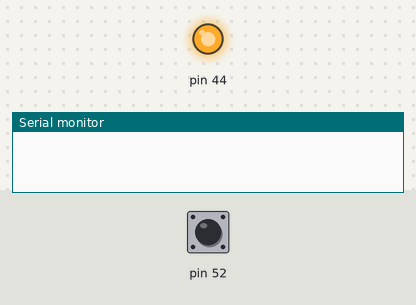
A sketch run on a simulated Arduino Mega 2560, built with avr-gcc and run on an emulated ATmega2560. Shown: output pins drawn as LEDs (lit = HIGH), the last lines printed to the serial monitor. The inputs (shaded band) are chosen by the test bench; at power-on: pin 52 HIGH.

Above: at 1.2 s.
1.3 s: pin 52 pulled LOW for 0.15 s
At 1.4 s:
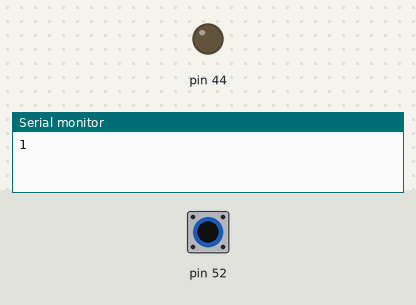
3.0 s: pin 52 pulled LOW for 3.2 s
At 7.2 s:
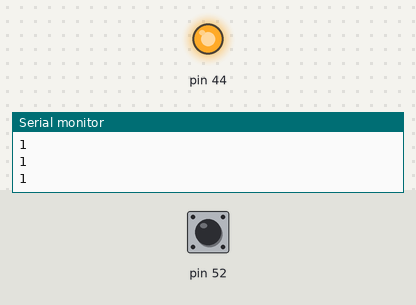
Timing chart, 0 to 8.7 s (numbered marks = the images above; inputs shaded):
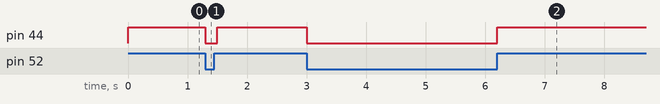

The sketch:

Solenoide.ino
```cpp
void setup() {
  Serial.begin(9600);
  // put your setup code here, to run once:
  pinMode(44,OUTPUT);
  pinMode(52,INPUT_PULLUP);
}

void loop() {
  // put your main code here, to run repeatedly:
  if(!digitalRead(52)){
    Serial.println("1");
    digitalWrite(44,LOW);
    delay(100);
  }
  else
    digitalWrite(44,HIGH);
}
```

Measured:
- after the input at 1.3 s, pin 44: HIGH → LOW at once, → HIGH 0.20 s later
- after the input at 3.0 s, pin 44: HIGH → LOW at once, → HIGH 3.2 s later
